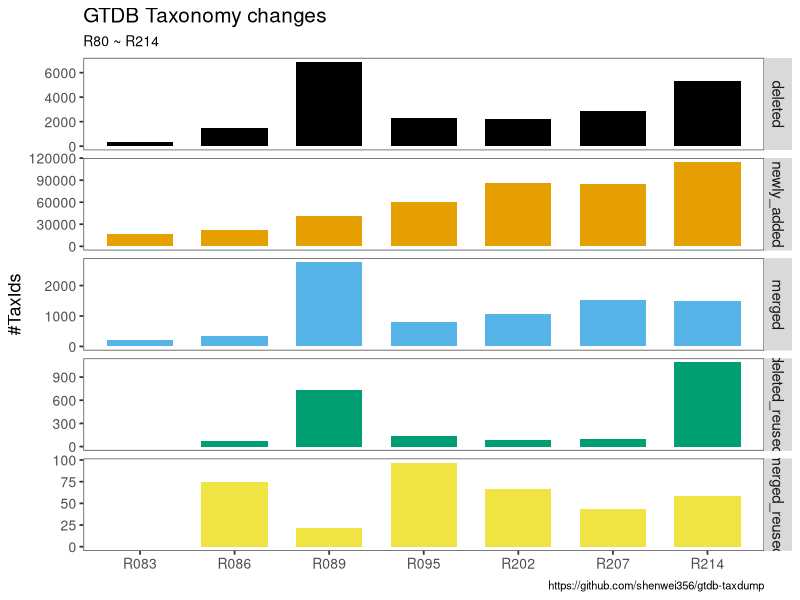

This figure's R source:
#!/usr/bin/env Rscript
library(scales)
library(dplyr)
library(ggplot2)
library(ggthemes)
library(lubridate)

theme1 <- theme(
    panel.border = element_rect(color = "grey40", size = 0.6, fill = NA),
    panel.background = element_blank(),
    panel.grid.major = element_blank(),
    panel.grid.minor = element_blank(),
    
    legend.position = "none",
    legend.spacing.x = unit(0.4, "cm"),
    legend.text = element_text(size = 10),
    legend.margin = margin(0.1, 0.1, 0.1, 0.1, unit = "cm"),
    
    plot.title = element_text(size = 15),        
    text = element_text(size = 10),
    
    axis.text.x = element_text(size = 10),
    axis.text.y = element_text(size = 10),
    axis.ticks.y = element_line(size = 0.6),
    axis.ticks.x = element_line(size = 0.6),
    axis.title = element_text(size = 13),
    
    strip.text = element_text(size = 11),
)

df <- read.csv("changes.g.csv")
df$types <- factor(df$types, levels = unique(df$types), ordered = TRUE)
# df$date <- as.Date(parse_date_time(df$version, "%y-%m-%d"))

# df <- df %>% filter(!is.na(count)) %>% filter(version != "R083")

p <- ggplot(df, aes(x = version, y = count, fill = types)) +
  geom_bar(stat = "identity", position = "dodge", width = 0.7) +
  facet_grid(types ~ ., scales = "free_y") + 
  scale_fill_colorblind() +
  xlab(NULL) +
  ylab("#TaxIds") + 
  theme1 +
  labs(title = "GTDB Taxonomy changes",
    subtitle = "R80 ~ R214",
    caption = "https://github.com/shenwei356/gtdb-taxdump"
  )

ggsave(
  p,
  file = "changes.png",
  width = 6,
  height = 7,
  dpi = 300
)

